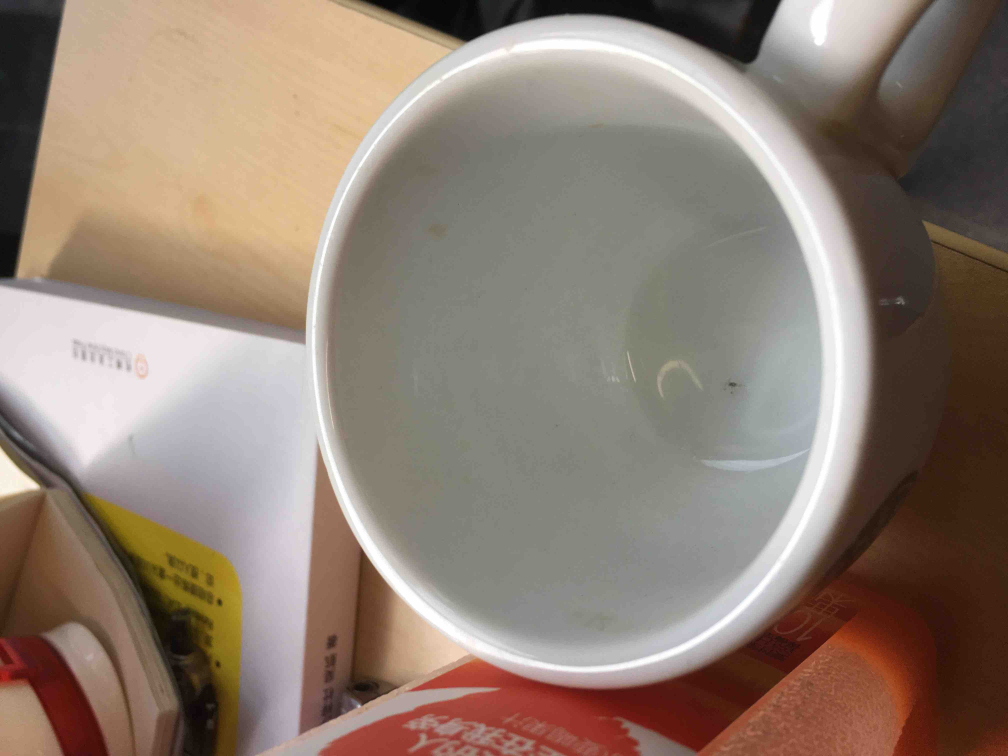
#> input picture circle.jpg, 4032 x 3024 px (shown at 1/4 size)
$ python circleDetect.py   (older library calls are emulated)
#> lines starting #> are read from the running program, lines starting #| are printed output that depends on the picture
# coding=utf-8
import cv2
import numpy as np
from PIL import Image
import matplotlib.pyplot as plt

maxsize = (1028, 1028)
filePath = 'circle.jpg'
im = Image.open(filePath)
#> im is the input picture: PIL image 4032x3024 RGB; mean R, G, B 142.8, 126.5, 114.5
im.thumbnail(maxsize, Image.ANTIALIAS)
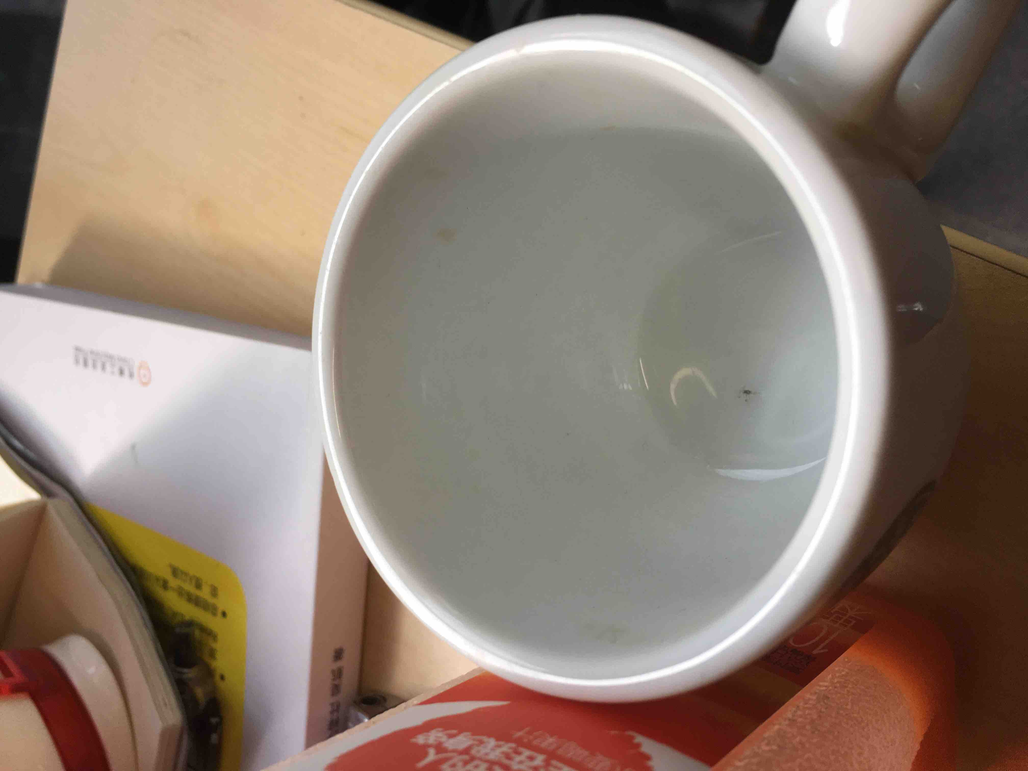
#> im: PIL image 1028x771 RGB; mean R, G, B 142.8, 126.5, 114.5
im.save('low_'+ filePath, "JPEG")
image = cv2.imread('low_'+ filePath)
output = image.copy()
gray = cv2.cvtColor(image, cv2.COLOR_BGR2GRAY)
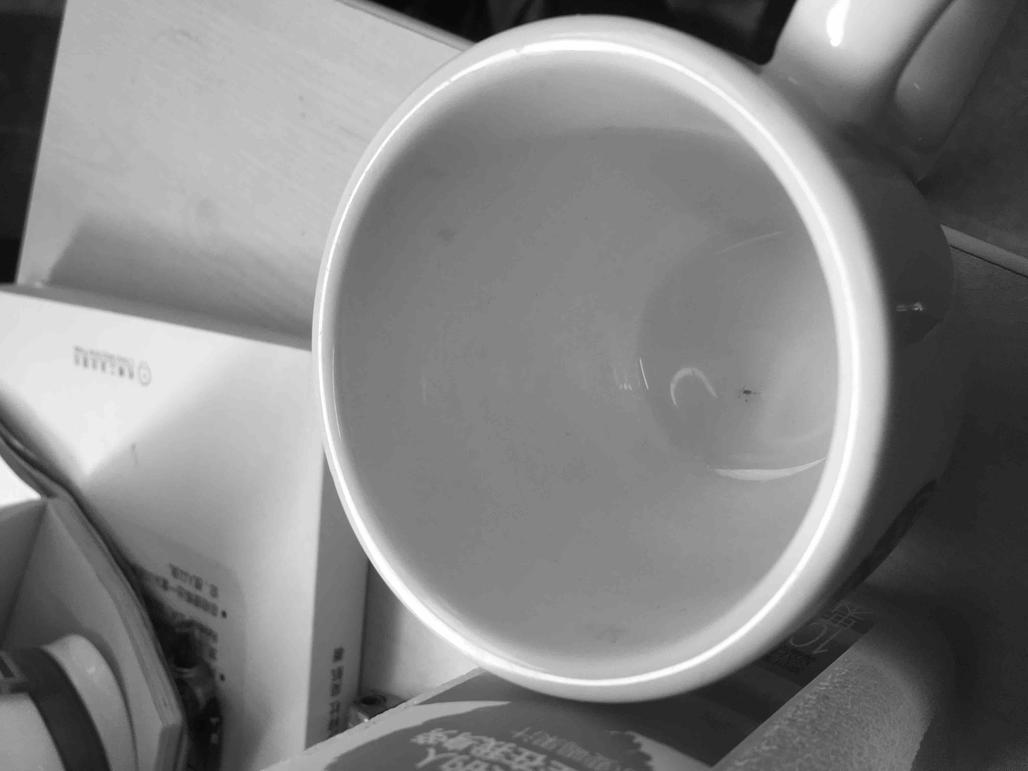
#> gray: shape (771, 1028); min 6, max 255, mean 130
# detect circles in the image
circles = cv2.HoughCircles(gray, cv2.cv.CV_HOUGH_GRADIENT, 1.2, 100)
#> circles = [[508.2, 370.2, 330.5], [713.4, 349.8, 402.6], [594.6, 445.8, 233.4], [576.6, 297, 247.8]]

# ensure at least some circles were found
if circles is not None:
    print("found circle")
    # convert the (x, y) coordinates and radius of the circles to integers
    circles = np.round(circles[0, :]).astype("int")
#> circles = [[508, 370, 330], [713, 350, 403], [595, 446, 233], [577, 297, 248]]

    # loop over the (x, y) coordinates and radius of the circles
    for (x, y, r) in circles:
        # draw the circle in the output image, then draw a rectangle
        # corresponding to the center of the circle
        cv2.circle(output, (x, y), r, (0, 255, 0), 4)
        cv2.rectangle(output, (x - 5, y - 5), (x + 5, y + 5), (0, 128, 255), -1)
#> this loop made 4 passes
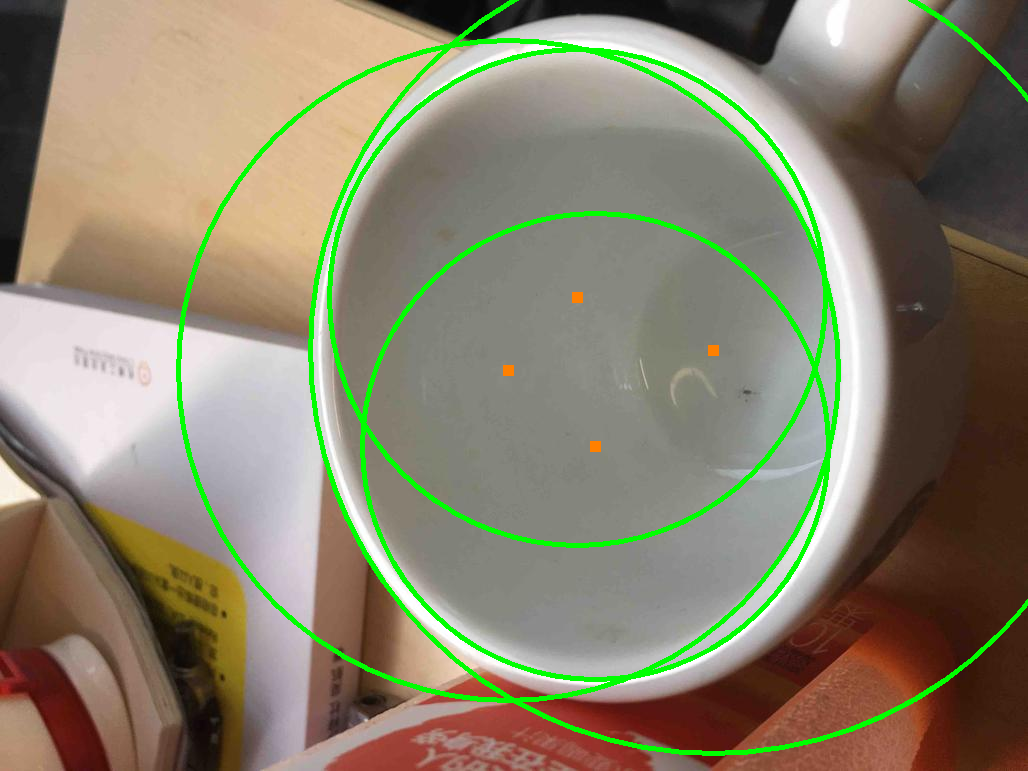
#> output: shape (771, 1028, 3); mean B, G, R 108.1, 130.1, 135.8

    # show the output image
    cv2.imshow("output", np.hstack([image, output]))
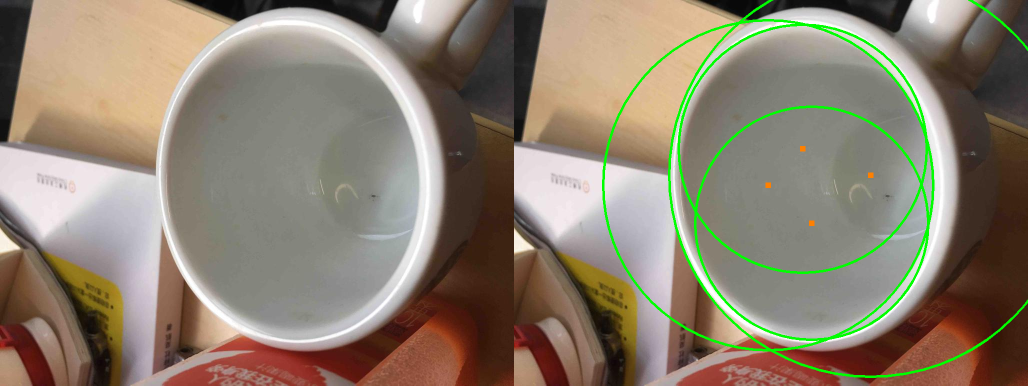
#> window 'output': shape (771, 2056, 3) (shown at 1/2 size); mean B, G, R 111.3, 128.3, 139.3
cv2.waitKey(0)
